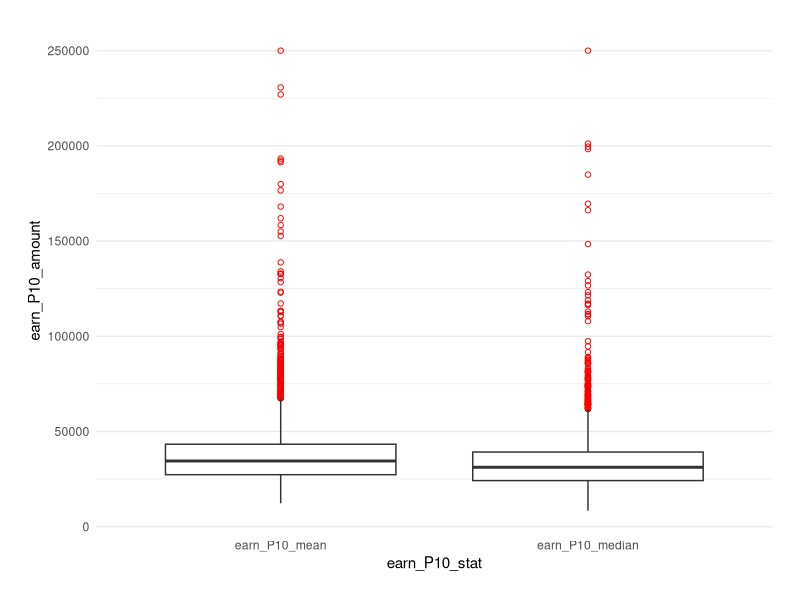
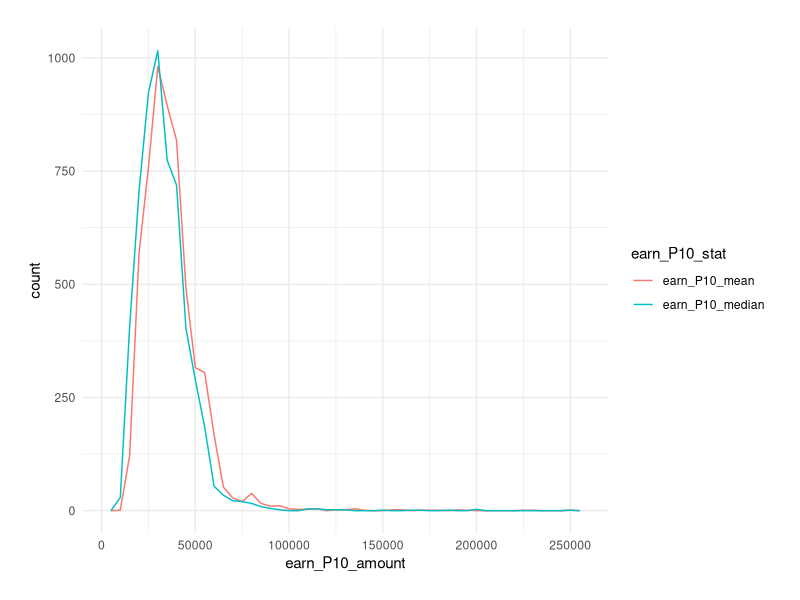
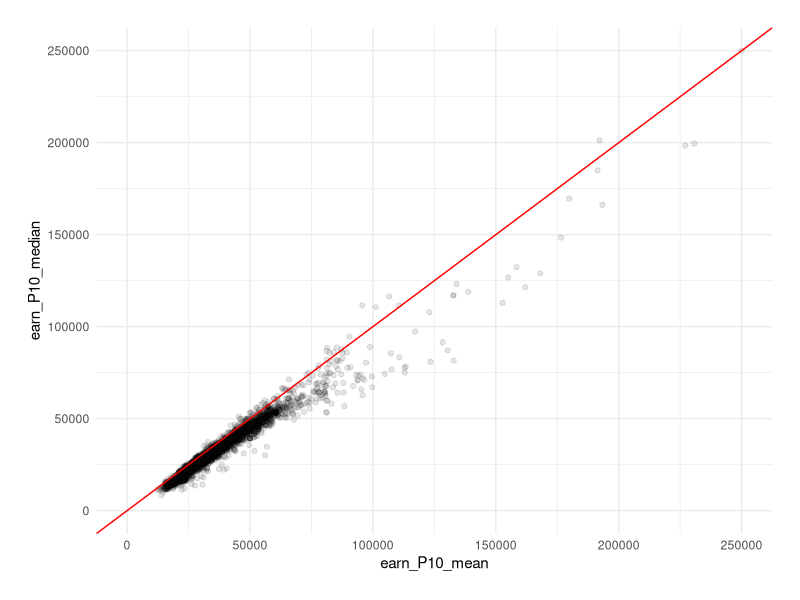
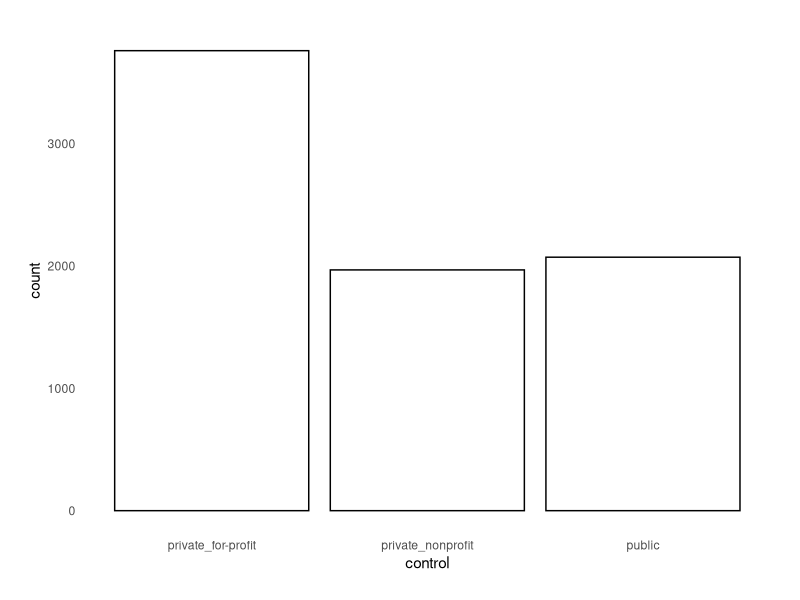
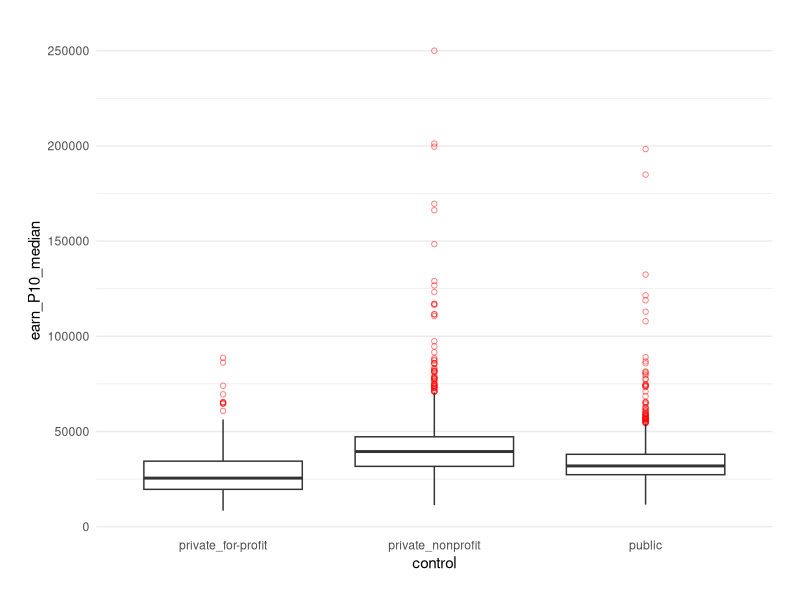

Recreate these plots in R, in order. (Note: this script raises an error after producing the figures.)


## @knitr prelim

# Load packages
suppressWarnings(library(tidyr))
suppressWarnings(library(dplyr))
suppressWarnings(library(ggplot2))

# Set the theme for plotting
theme_set(theme_bw())
base_theme <- theme(plot.margin = unit(c(20, 20, 20, 20), "points"),
                    panel.margin = unit(c(15, 15, 15, 15), "points"),
                    panel.border = element_blank(),
                    strip.background = element_blank(),
                    strip.text = element_text(size = 15),
                    legend.key = element_blank(),
                    axis.ticks = element_blank())

# Load data
scorecard <- read.csv("./scorecard_clean.csv")
scorecard <- tbl_df(scorecard)

# Set levels for categorical variables
scorecard$control <- factor(scorecard$control, levels = c("private_for-profit", "private_nonprofit", "public"))
scorecard$degree <- factor(scorecard$degree, levels = c("certificate", "associate", "bachelor", "graduate"))

## Derive a new variable "region" from "state"
## Classification adapted from Census Bureau divisions
scorecard$region <- c()
lst_region <- list(
  "Northeast" = c("CT", "MA", "ME", "NH", "NJ", "NY", "PA", "RI", "VT"),
  "Midwest" = c("IA", "IL", "IN", "KS", "MI", "MN", "MO", "ND", "NE", "OH", "SD", "WI"),
  "South" = c("AL", "AR", "DC", "DE", "FL", "GA", "KY", "LA", "MD", "MS", "NC", "OK", "SC", "TN", "TX", "VA", "WV"),
  "West" = c("AZ", "CA", "CO", "ID", "MT", "NM", "NV", "OR", "UT", "WA", "WY"),
  "Noncontiguous" = c("AK", "AL", "AS", "FM", "GU", "HI", "MH", "MP", "PR", "PW", "VI")
)
for(key in names(lst_region)) {
  scorecard$region[scorecard$state %in% lst_region[[key]]] <- key
}
scorecard$region <- factor(scorecard$region, levels = names(lst_region))



## @knitr functions

# Function that produces box plots of the median postgraduate earnings for different levels of a category
box_PGE <- function(scorecard_data, var_cat_1, var_cat_2, view_range = NULL) {
  
  if(missing(var_cat_2)) {
    ggplot(scorecard_data %>%
             filter(!is.na(earn_P10_median) & !is.na(scorecard_data[[var_cat_1]])), 
           aes(x = eval(parse(text = var_cat_1)), y = earn_P10_median)) +
      geom_boxplot(alpha = 1/2, outlier.colour = "red", outlier.shape = 1) +
      coord_cartesian(ylim = view_range) +
      labs(x = var_cat_1) +
      base_theme +
      theme(panel.grid.major.x = element_blank(),
            panel.grid.minor.x = element_blank())
  } else {
    ggplot(scorecard_data %>%
             filter(!is.na(earn_P10_median) & !is.na(scorecard_data[[var_cat_1]]) & !is.na(scorecard_data[[var_cat_2]])), 
           aes(x = eval(parse(text = var_cat_1)), y = earn_P10_median, fill = eval(parse(text = var_cat_2)))) +
      geom_boxplot(alpha = 1/2, outlier.colour = "red", outlier.shape = 1) +
      coord_cartesian(ylim = view_range) +
      labs(x = var_cat_1, fill = var_cat_2) +
      base_theme +
      theme(panel.grid.major.x = element_blank(),
            panel.grid.minor.x = element_blank())
  }
}

# Function that plots histograms of the median postgraduate earnings for different levels of a category
hist_facet_PGE <- function(scorecard_data, cat_var, view_range = NULL, binwidth = 5000) {
  
  group_mdns <- scorecard_data %>%
    filter(!is.na(scorecard_data[[cat_var]])) %>%
    group_by_(cat_var) %>%
    summarise(mdn_PGE = median(earn_P10_median, na.rm = TRUE))
  
  group_mdns_df <- data.frame(cat_var = levels(scorecard_data[[cat_var]]), mdn_PGE = group_mdns[["mdn_PGE"]])
  
  plot <- ggplot(scorecard_data %>%
                   filter(!is.na(earn_P10_median) & !is.na(scorecard_data[[cat_var]])), 
                 aes(x = earn_P10_median)) +
    geom_histogram(binwidth = binwidth, fill = "navajowhite", col = "white") +
    geom_vline(aes(xintercept = mdn_PGE), data = group_mdns, col = "blue", size = 1) +
    coord_cartesian(xlim = view_range) +
    facet_wrap(as.formula(paste("~", cat_var)), ncol = 1, scales = "free_y") +
    base_theme
  
  return(plot)
}

bar_2cat <- function(scorecard_data, x_cat, fill_cat, position_type = "stack") {
  
  ggplot(scorecard_data %>%
           filter(!is.na(scorecard_data[[x_cat]]) & !is.na(scorecard_data[[fill_cat]])), 
         aes(x = eval(parse(text = x_cat)), fill = eval(parse(text = fill_cat)))) +
    geom_bar(position = position_type, alpha = 4/5) +
    labs(x = x_cat, fill = fill_cat) +
    base_theme +
    theme(panel.grid.major.x = element_blank(),
          panel.grid.minor.x = element_blank())
}

# Make sure that the input categorical variable is set as a factor
bar_2cat_mdn_PGE <- function(scorecard_data, x_cat, fill_cat) {
  
  ggplot(scorecard_data %>%
           filter(!is.na(earn_P10_median) & 
                    !is.na(scorecard_data[[x_cat]]) & 
                    !is.na(scorecard_data[[fill_cat]])) %>%
           group_by_(x_cat, fill_cat) %>%
           summarise(mdn_PGE = median(earn_P10_median, na.rm = TRUE)), 
         aes(x = eval(parse(text = x_cat)), y = mdn_PGE, 
             fill = eval(parse(text = fill_cat)))) +
    geom_bar(stat = "identity", position = "dodge", alpha = 1/2) +
    labs(x = x_cat, fill = fill_cat) +
    base_theme +
    theme(panel.grid.major.x = element_blank(),
          panel.grid.minor.x = element_blank())
}

# Function that produces scatter plots and can color-code different levels of a category
scatter_plot <- function(scorecard_data, var_cont_y, var_cont_x, var_cat, view_range = NULL) {
  
  if(missing(var_cat)) {
    ggplot(scorecard_data %>%
             filter(!is.na(scorecard_data[[var_cont_y]]) & 
                    !is.na(scorecard_data[[var_cont_x]])), 
           aes(y = eval(parse(text = var_cont_y)), 
               x = eval(parse(text = var_cont_x)))) +
      geom_point(alpha = 1/10, position = position_jitter(h = 0)) +
      coord_cartesian(ylim = view_range) +
      base_theme +
      labs(y = var_cont_y, x = var_cont_x)
  } else {
    ggplot(scorecard_data %>%
             filter(!is.na(scorecard_data[[var_cont_y]]) & 
                    !is.na(scorecard_data[[var_cont_x]]) & 
                    !is.na(scorecard_data[[var_cat]])), 
           aes(y = eval(parse(text = var_cont_y)), 
               x = eval(parse(text = var_cont_x)), 
               col = eval(parse(text = var_cat)))) +
      geom_point(alpha = 1/10, position = position_jitter(h = 0)) +
      coord_cartesian(ylim = view_range) +
      base_theme +
      labs(y = var_cont_y, x = var_cont_x, col = var_cat)
  }
}

univariate_cont <- function(scorecard_data, var_cont, binwidth = 5000) {
  
  # Plot box plot
  p1 <- ggplot(scorecard_data %>%
                 filter(!is.na(scorecard_data[[var_cont]])), 
               aes(x = 1, y = eval(parse(text = var_cont)))) +
    geom_boxplot(outlier.colour = "red", outlier.shape = 1) +
    labs(y = var_cont) +
    base_theme +
    theme(panel.grid.major.x = element_blank(),
          panel.grid.minor.x = element_blank(),
          axis.title.x = element_blank(),
          axis.text.x = element_blank())
  
  # Plot histogram
  p2 <- ggplot(scorecard_data %>%
                 filter(!is.na(scorecard_data[[var_cont]])), 
               aes(x = eval(parse(text = var_cont)))) +
    geom_histogram(binwidth = binwidth, col = "white", fill = "lightsalmon") +
    labs(x = var_cont) +
    base_theme
  
  # Save plots as a list and return the result
  plot_list <- list("box" = p1, "hist" = p2)
  return(plot_list)
}



## @knitr PGE_stat

# Get a brief statistical summary
apply(scorecard[,c("earn_P10_mean", "earn_P10_median")], 2, summary)

# Distribution of Postgraduate Earnings: Mean vs. Median - Box Plot
ggplot(scorecard %>%
         filter(!is.na(earn_P10_median) & !is.na(earn_P10_mean)) %>%
         gather(earn_P10_stat, earn_P10_amount, earn_P10_median:earn_P10_mean), 
       aes(x = earn_P10_stat, y = earn_P10_amount)) +
  geom_boxplot(outlier.colour = "red", outlier.shape = 1) +
  base_theme +
  theme(panel.grid.major.x = element_blank(),
        panel.grid.minor.x = element_blank())

# Distribution of Postgraduate Earnings: Mean vs. Median - Frequency Polygon
ggplot(scorecard %>%
         filter(!is.na(earn_P10_median) & !is.na(earn_P10_mean)) %>%
         gather(earn_P10_stat, earn_P10_amount, earn_P10_median:earn_P10_mean), 
       aes(x = earn_P10_amount, col = earn_P10_stat)) +
  geom_freqpoly(binwidth = 5000) +
  scale_x_continuous(breaks = seq(0, 250000, 50000)) +
  base_theme

# Mean vs. Median Postgraduate Earnings
ggplot(scorecard %>%
         filter(!is.na(earn_P10_median) & !is.na(earn_P10_mean)),
       aes(x = earn_P10_mean, y = earn_P10_median)) +
  geom_point(alpha = 1/10, position = position_jitter(h = 0)) +
  coord_cartesian(xlim = c(0, 250000), ylim = c(0, 250000)) +
  geom_abline(slope = 1, colour = "red") +
  base_theme



## @knitr outliers

# Subset outliers
grad_earn_GT100K <- scorecard %>%
  filter(earn_P10_median > 100000) %>%
  arrange(desc(earn_P10_median))

# Print some of their info
grad_earn_GT100K %>%
  select(inst_name, earn_P10_median, control, degree, region) %>%
  print(n = nrow(grad_earn_GT100K))



## @knitr control

# Distribution of Different Control Types
ggplot(scorecard, aes(x = control)) +
  geom_bar(col = "black", fill = "white") +
  base_theme +
  theme(panel.grid = element_blank())



## @knitr PGE_control

# Distribution of Postgraduate Earnings by Control Type: Box Plot
box_PGE(scorecard, "control")

# Distribution of Postgraduate Earnings by Control Type: Histogram
hist_facet_PGE(scorecard, "control", view_range = c(0, 100000))



## @knitr degree

# Distribution of Primary Degree Types
ggplot(scorecard, aes(x = degree)) +
  geom_bar(col = "black", fill = "white") +
  base_theme +
  theme(panel.grid = element_blank())



## @knitr PGE_degree

# Distribution of Postgraduate Earnings by Degree Type: Box Plot
box_PGE(scorecard, "degree")

# Distribution of Postgraduate Earnings by Degree Type: Histogram
hist_facet_PGE(scorecard, "degree", view_range = c(0, 100000))



## @knitr region

# Regional Distribution
ggplot(scorecard, aes(x = region)) +
  geom_bar(col = "black", fill = "white") +
  base_theme +
  theme(panel.grid = element_blank())



## @knitr PGE_region

# Distribution of Postgraduate Earnings by Region: Box Plot
box_PGE(scorecard, "region")

# Distribution of Postgraduate Earnings by Region: Histogram
hist_facet_PGE(scorecard, "region", view_range = c(0, 100000))



## @knitr distribution_degree

# Distribution of Degree Types by Control Type
bar_2cat(filter(scorecard, !is.na(earn_P10_median)), "control", "degree", "fill") +
  labs(y = "proportion") +
  theme(panel.grid = element_blank())

# Distribution of Degree Types by Region
bar_2cat(filter(scorecard, !is.na(earn_P10_median)), "region", "degree", "fill") +
  labs(y = "proportion") +
  theme(panel.grid = element_blank())



## @knitr PGE_control_adjDegree

# Distribution of Postgraduate Earnings by Control Type, Adjusting for Degree Type
box_PGE(scorecard, "degree", "control")

# Median Postgraduate Earnings by Control Type, Adjusting for Degree Type
bar_2cat_mdn_PGE(scorecard, "degree", "control")



## @knitr PGE_region_adjDegree

# Distribution of Postgraduate Earnings by Region, Adjusting for Degree Type
box_PGE(scorecard, "degree", "region")

# Median Postgraduate Earnings by Region, Adjusting for Degree Type
bar_2cat_mdn_PGE(scorecard, "degree", "region")



## @knitr PGE_degree_adjControl

# Distribution of Postgraduate Earnings by Degree Type, Adjusting for Control Type
box_PGE(scorecard, "control", "degree")

# Median Postgraduate Earnings by Degree Type, Adjusting for Control Type
bar_2cat_mdn_PGE(scorecard, "control", "degree")



## @knitr PGE_degree_adjRegion

# Distribution of Postgraduate Earnings by Degree Type, Adjusting for Region
box_PGE(scorecard, "region", "degree")

# Median Postgraduate Earnings by Degree Type, Adjusting for Region
bar_2cat_mdn_PGE(scorecard, "region", "degree")



## @knitr medical

# Create a new variable for medical specialization based on institution names
scorecard <- scorecard %>%
  mutate(focus_medicine = ifelse(grepl("Medic", inst_name) | grepl("Pharm", inst_name) | grepl("Health", inst_name), "yes", "no"))

# Make the variable a factor
scorecard$focus_medicine <- factor(scorecard$focus_medicine, levels = c("no", "yes"))

# Distribution of medical vs. non-medical institutions
ggplot(scorecard, aes(x = focus_medicine)) +
  geom_bar(col = "black", fill = "white") +
  base_theme +
  theme(panel.grid = element_blank())



## @knitr PGE_medical

# Distribution of Postgraduate Earnings by Specialization in Medicine: Box Plot
box_PGE(scorecard, "focus_medicine")

# Distribution of Postgraduate Earnings by Specialization in Medicine: Histogram
ggplot(scorecard %>%
         filter(!is.na(earn_P10_median) & !is.na(focus_medicine)), 
       aes(x = earn_P10_median, col = focus_medicine)) +
  geom_freqpoly(aes(y = ..density..), binwidth = 5000) +
  scale_x_continuous(breaks = seq(0, 250000, 50000)) +
  geom_vline(xintercept = 100000, col = "blue", linetype = 2) +
  base_theme



## @knitr PGE_medical_adjDegree

# Distribution of Postgraduate Earnings by Specialization in Medicine, Adjusting for Degree Type
box_PGE(scorecard, "degree", "focus_medicine")



## @knitr PGE_gender

# Distribution of Postgraduate Earnings: Male vs. Female - Box Plot
ggplot(scorecard %>%
         filter(!is.na(earn_P10_mean_male) & !is.na(earn_P10_mean_female)) %>%
         gather(earn_P10_mean_gender, earn_P10_mean_amount, earn_P10_mean_male, earn_P10_mean_female), 
       aes(x = earn_P10_mean_gender, y = earn_P10_mean_amount)) +
  geom_boxplot(outlier.colour = "red", outlier.shape = 1) +
  base_theme +
  theme(panel.grid.major.x = element_blank(),
        panel.grid.minor.x = element_blank())

# Distribution of Postgraduate Earnings: Male vs. Female - Frequency Polygon
ggplot(scorecard %>%
         filter(!is.na(earn_P10_mean_male) & !is.na(earn_P10_mean_female)) %>%
         gather(earn_P10_mean_gender, earn_P10_mean_amount, earn_P10_mean_male, earn_P10_mean_female), 
       aes(x = earn_P10_mean_amount, col = earn_P10_mean_gender)) +
  geom_freqpoly(binwidth = 5000) +
  scale_x_continuous(breaks = seq(0, 250000, 50000)) +
  base_theme

# Male vs. Female Postgraduate Earnings
ggplot(scorecard %>%
         filter(!is.na(earn_P10_mean_male) & !is.na(earn_P10_mean_female)), 
       aes(x = earn_P10_mean_male, y = earn_P10_mean_female)) +
  geom_point(alpha = 1/10, position = position_jitter(h = 0)) +
  geom_abline(slope = 1, colour = "red") +
  base_theme



## @knitr PGE_gender_ttest

scorecard %>%
  filter(!is.na(earn_P10_mean_male) & !is.na(earn_P10_mean_female)) %>%
  mutate(earn_P10_mean_genderDiff = earn_P10_mean_male - earn_P10_mean_female) %>%
  select(earn_P10_mean_male, earn_P10_mean_female, earn_P10_mean_genderDiff) %>%
  summary()

ggplot(scorecard %>%
         filter(!is.na(earn_P10_mean_male) & !is.na(earn_P10_mean_female)) %>%
         mutate(earn_P10_mean_genderDiff = earn_P10_mean_male - earn_P10_mean_female), 
       aes(x = earn_P10_mean_genderDiff)) +
  geom_histogram(binwidth = 1000, col = "white", fill = "lightsalmon") +
  base_theme

t.test(scorecard$earn_P10_mean_male,
       scorecard$earn_P10_mean_female,
       conf.level = 0.95,
       paired = TRUE)



## @knitr PGE_male

# Derive a new variable for male proportion
scorecard <- scorecard %>%
  mutate(male_prop = 1 - female_prop)  # Assume comparatively little presence of LGBTQ students

# Postgraduate Earnings vs. Male Proportion
scatter_plot(scorecard, "earn_P10_median", "male_prop") +
  geom_smooth(method = "lm")



## @knitr PGE_male_degree

# Postgraduate Earnings vs. Male Proportion by Degree Type
scatter_plot(scorecard, "earn_P10_median", "male_prop", "degree")



## @knitr PGE_male_degree_zoomed

# Postgraduate Earnings vs. Male Proportion by Degree Type: Zoomed
scatter_plot(scorecard, "earn_P10_median", "male_prop", "degree", view_range = c(0, 75000))



## @knitr male_degree

# Male Proportion by Degree Type
ggplot(scorecard %>%
         filter(!is.na(degree) & !is.na(male_prop)),
       aes(x = male_prop, y = degree)) +
  geom_jitter(alpha = 1/5) +
  base_theme +
  theme(panel.grid = element_blank())



## @knitr PGE_male_adjDegree

# Postgraduate Earnings vs. Male Proportion, Adjusting for Degree Type
scatter_plot(scorecard %>%
               filter(!is.na(degree)), 
             "earn_P10_median", "male_prop") +
  geom_smooth(method = "lm") +
  facet_wrap(~ degree, scales = "free_y")



## @knitr PGE_race

# Postgraduate Earnings vs. Racial Proportion
scatter_plot(scorecard %>%
               filter(degree == "bachelor") %>%
               gather(UGDS_race, UGDS_prop, UGDS_white:UGDS_NA), 
             "earn_P10_median", "UGDS_prop") +
  facet_wrap(~ UGDS_race, scales = "free_x")



## @knitr famIncm

# Distribution of Average Family Income
var_tmp <- univariate_cont(scorecard, "fam_income_median", binwidth = 2500)
var_tmp[["box"]]; var_tmp[["hist"]]



## @knitr PGE_famIncm

# Postgraduate Earnings vs. Family Income
scatter_plot(scorecard, "earn_P10_median", "fam_income_median") +
  geom_smooth(method = "lm")



## @knitr PGE_famIncm_adjDegree

# Postgraduate Earnings vs. Family Income by Degree Type
scatter_plot(scorecard, "earn_P10_median", "fam_income_median", "degree")

# Postgraduate Earnings vs. Family Income, Adjusting for Degree Type
scatter_plot(scorecard %>%
               filter(!is.na(degree)), 
             "earn_P10_median", "fam_income_median") +
  geom_smooth(method = "lm") +
  facet_wrap(~ degree, scales = "free")



## @knitr cost

# Distribution of Cost of Attendance
var_tmp <- univariate_cont(scorecard, "avg_net_cost", binwidth = 2500)
var_tmp[["box"]]; var_tmp[["hist"]]



## @knitr PGE_cost

# Postgraduate Earnings vs. Cost of Attendance
scatter_plot(scorecard, "earn_P10_median", "avg_net_cost") +
  geom_smooth(method = "lm")



## @knitr PGE_cost_degree

# Postgraduate Earnings vs. Cost of Attendance by Degree Type
scatter_plot(scorecard, "earn_P10_median", "avg_net_cost", "degree")



## @knitr PGE_cost_adjDegree

# Postgraduate Earnings vs. Cost of Attendance, Adjusting for Degree Type
scatter_plot(scorecard %>%
               filter(!is.na(degree)), 
             "earn_P10_median", "avg_net_cost") +
  geom_smooth(method = "lm") +
  facet_wrap(~ degree, scales = "free", nrow = 2)



## @knitr PGE_cost_anomaly

# Print some info of unusual data points
scorecard %>%
  filter(avg_net_cost < 0) %>%
  select(inst_name, control, degree, earn_P10_median, avg_net_cost) %>%
  arrange(desc(earn_P10_median))



## @knitr debt

# Distribution of Student Debt
var_tmp <- univariate_cont(scorecard, "grad_debt_median", binwidth = 2500)
var_tmp[["box"]]; var_tmp[["hist"]]



## @knitr PGE_debt

# Postgraduate Earnings vs. Student Debt
scatter_plot(scorecard, "earn_P10_median", "grad_debt_median") +
  geom_smooth(method = "lm")



## @knitr PGE_debt_degree

# Postgraduate Earnings vs. Student Debt by Degree Type
scatter_plot(scorecard, "earn_P10_median", "grad_debt_median", "degree")



## @knitr PGE_debt_adjDegree

# Postgraduate Earnings vs. Student Debt, Adjusting for Degree Type
scatter_plot(scorecard %>%
               filter(!is.na(degree)), 
             "earn_P10_median", "grad_debt_median") +
  geom_smooth(method = "lm") +
  facet_wrap(~ degree, scales = "free")



## @knitr finalPlot1

box_PGE(scorecard, "degree", view_range = c(0, 150000)) +
  labs(x = "Primary Degree Type", y = "Median Income, 10 Years After Graduation [USD]",
       title = "Postgraduate Financial Success by Institution's Primary Degree Type")



## @knitr finalPlot2

box_PGE(scorecard, "degree", "focus_medicine", view_range = c(0, 200000)) +
  labs(x = "Primary Degree Type", y = "Median Income, 10 Years After Graduation [USD]", fill = "Medical\nSpecialization", 
       title = "Postgraduate Earnings by Specialization in Medicine, \nAdjusting for Degree Type")



## @knitr finalPlot3

scatter_plot(scorecard, "earn_P10_median", "grad_debt_median", "degree", view_range = c(0, 100000)) +
  geom_smooth(method = "lm", alpha = 1/7) +
  labs(x = "Median Student Debt upon Graduation [USD]", y = "Median Income, 10 Years After Graduation [USD]", col = "Primary\nDegree Type", 
       title = "Postgraduate Earnings vs. Student Debt by Degree Type")
